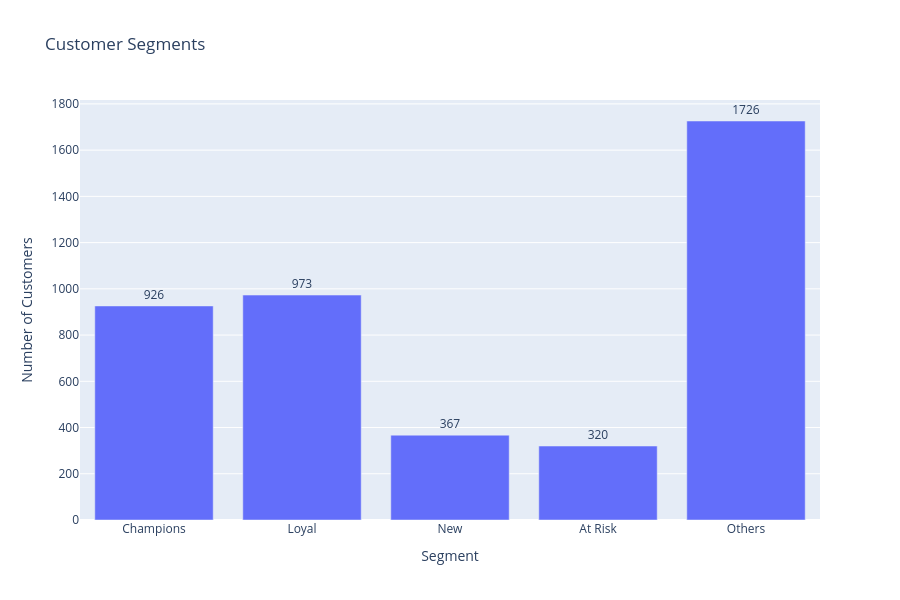

Here is the notebook cell this chart was saved with:
### Markdown cell above
<br>The RFM segmentation reveals five distinct customer groups with clearly differentiated purchasing behaviors.

Champions (926 customers) are the most valuable segment. They purchased very recently (average Recency of 13.7 days), place orders frequently (an average of 11.7 purchases), and generate by far the highest revenue, with an average expenditure of £6,188 per customer.

Loyal customers (973) also exhibit strong purchasing behavior, although they are less active and spend less than Champions. On average, they purchased 36 days before the reference date, placed 3.9 orders, and spent approximately £1,351.

New customers (367) have purchased recently (average Recency of 19.8 days) but have completed only 1.3 purchases on average and have relatively low total spending (£503). This suggests that they are recent acquisitions with the potential to become loyal customers.

At Risk customers (320) previously generated considerable value, averaging 5.3 purchases and £2,283 in total spending. However, they have not purchased for an average of 134 days, making them suitable targets for retention campaigns.

Finally, the largest segment, Others (1,726 customers), consists mainly of low-value and inactive customers. They purchased infrequently (an average of 1.4 orders), spent relatively little (£506), and have the highest average Recency (171 days), indicating that many of them have likely become inactive.<br>

### Code cell
import plotly.express as px

segment_counts = (
    rfm["Segment"]
    .value_counts()
    .reset_index()
)

segment_counts.columns = ["Segment", "Customers"]

order = ["Champions", "Loyal", "New", "At Risk", "Others"]

segment_counts["Segment"] = pd.Categorical(
    segment_counts["Segment"],
    categories=order,
    ordered=True
)

segment_counts = segment_counts.sort_values("Segment")

fig = px.bar(
    segment_counts,
    x="Segment",
    y="Customers",
    text="Customers",
    title="Customer Segments"
)

fig.update_traces(textposition="outside")

fig.update_layout(
    xaxis_title="Segment",
    yaxis_title="Number of Customers",
    height=600
)

fig.show()

### Figure 1 — Plotly figure (JSON) as saved in the notebook; plotly's stock layout.template omitted (floating-point values rounded to 4 significant figures)
{"data": [{"hovertemplate": "Segment=%{x}<br>Customers=%{text}<extra></extra>", "legendgroup": "", "marker": {"color": "#636efa", "pattern": {"shape": ""}}, "name": "", "orientation": "v", "showlegend": false, "text": [926.0, 973.0, 367.0, 320.0, 1726.0], "textposition": "outside", "type": "bar", "x": ["Champions", "Loyal", "New", "At Risk", "Others"], "xaxis": "x", "y": [926, 973, 367, 320, 1726], "yaxis": "y"}], "layout": {"barmode": "relative", "height": 600, "legend": {"tracegroupgap": 0}, "title": {"text": "Customer Segments"}, "xaxis": {"anchor": "y", "domain": [0, 1], "title": {"text": "Segment"}}, "yaxis": {"anchor": "x", "domain": [0, 1], "title": {"text": "Number of Customers"}}}}
